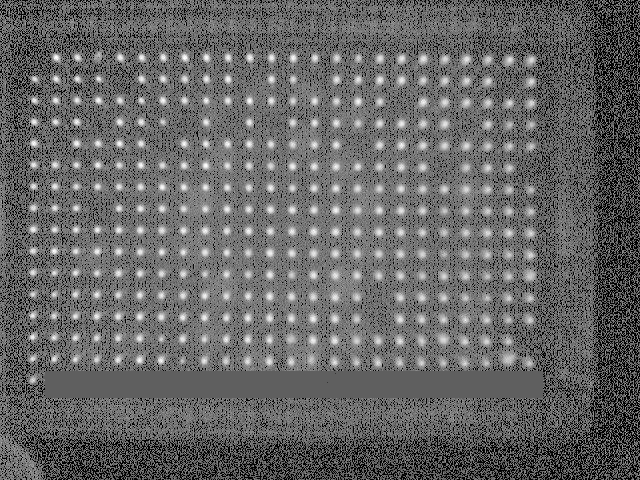
#> input picture tests/test_plate_onerow.png, 640 x 480 px; its folder holds only this picture in this run
$ python -i segment_multiwell_plate.py   (imports and definitions only)
#> lines starting #> are read from the running program, lines starting #| are printed output that depends on the picture
import functools
import itertools
import logging
from typing import Type

import numpy as np
import scipy
from scipy import ndimage
from skimage import feature, filters

logger = logging.getLogger(__name__)


def segment_multiwell_plate(image: np.array,
                            resampling_order: int = 1,
                            subcell_resolution: int = None,
                            blob_log_kwargs: dict = None,
                            peak_finder_kwargs: dict = None,
                            output_full: bool = False):
    """Split an image of a multiwell plate into array of sub-images of each well

    Note: we assume that the image axes align with the well grid axes.

    Example with all possible args:

    img_array = segment_multiwell_plate(
      image,
      resampling_order=1,
      subcell_resolution=20,
      blob_log_kwargs=dict(min_sigma=1, max_sigma=6, num_sigma=7, threshold=0.05, overlap=0.0, exclude_border=1),
      peak_finder_kwargs=dict(peak_prominence=0.2, width=2, filter_threshold=0.2))

    :param image: 2D or 3D image of a multiwell plate
    :param resampling_order: order of interpolation used when resampling the image to each well
    :param subcell_resolution: resolution of the resampled image of each well. If None, this is chosen automatically.
    :param blob_log_kwargs: kwargs passed to skimage.feature.blob_log
    :param peak_finder_kwargs: kwargs passed to _generate_grid_crop_coordinates
    :param output_full: if True, return the full output of the segmentation algorithm, including well coordinates and
    grid crop coordinates
    :return: array of sub-images of each well, or tuple of (img_array, well_coords, i_vals, j_vals) if output_full=True
    """
    if blob_log_kwargs is None:
        blob_log_kwargs = {}

    image = correct_rotations(image, well_coords=find_well_centres(image, **blob_log_kwargs))

    # Re-locate well coords after rotation correction
    well_coords = find_well_centres(image, **blob_log_kwargs)

    if peak_finder_kwargs is None:
        peak_finder_kwargs = {}

    i_vals, j_vals = _generate_grid_crop_coordinates(image, well_coords, **peak_finder_kwargs)

    img_array = _grid_crop(image, i_vals, j_vals, subcell_resolution, resampling_order)

    if not output_full:
        return img_array
    else:
        return img_array, well_coords, i_vals, j_vals


def find_well_centres(image: np.array,
                      min_sigma=2,
                      max_sigma=5,
                      num_sigma=4,
                      threshold=0.2,
                      overlap=0.0,
                      exclude_border=1
                      ) -> np.array:
    """Use laplacian of gaussian method to find coordinates centred over each well.

    If a 3D image is given, it is averaged over axis 0 before locating wells.
    """
    if len(image.shape) == 2:
        image_2d = filters.gaussian(image, sigma=1, channel_axis=None)
    elif len(image.shape) == 3:
        image = filters.gaussian(image, sigma=1, channel_axis=0)
        image_2d = np.mean(image, axis=0)
    else:
        raise ValueError("Image must be 2D or 3D with shape (channels, height, width)")

    well_coords = _find_well_centres_2d(image_2d, min_sigma, max_sigma, num_sigma, threshold, overlap, exclude_border)

    return well_coords


def correct_rotations(image: np.array, well_coords: np.array, return_theta: bool = False):
    """Automatically rotate the image so that it is parallel to the coordinate axes.

    Algorithm:
        Find smallest rotation angle such that the Manhattan distance metric between neighbouring points is minimised.
        We assume that a rotation of +- pi/4 is sufficient to correct the rotation. If the image has mistakenly
        been rotated by more than this, this algorithm will converge to an unexpected orientation (e.g. vertically
        rather than horizontally). This optimisation method is sensitive to the scale of the coordinates, so we
        rescale the well coords to unit length during the algorithm.

    Returns:
        - rotated image so that well grid is axis-aligned
    """
    assert len(image.shape) == 2
    assert len(well_coords.shape) == 2
    assert well_coords.shape[1] == 2

    def cost(rotation_angle) -> float:
        """Cost function to be minimised: find the rotation angle which minimises the L1 distance between neighbours
        """
        if isinstance(rotation_angle, np.ndarray):
            rotation_angle = rotation_angle[0]

        assert -np.pi <= rotation_angle <= np.pi

        rotation_matrix = np.array([[np.cos(rotation_angle), -np.sin(rotation_angle)],
                                    [np.sin(rotation_angle), np.cos(rotation_angle)]])
        rotated_coords = well_coords @ rotation_matrix.T

        cost = _average_d_min(rotated_coords)

        return cost

    # Note - the minimiser is invariant to translations, and I haven't observed that rescaling the points is important either
    # since the tolerance is defined in terms of theta, in radians.

    result = scipy.optimize.minimize_scalar(cost, bounds=(-np.pi / 4, np.pi / 4), method='bounded', tol=1e-3)
    theta = result.x

    # Because inside the cost function we are rotating well coords by applying a rotation matrix, the cost function
    # should be pretty convex, so this global optimiser does not help. The point at which we may want to consider
    # a global optimiser is where we calculate the cell centres. Could we introduce noise here, and then repeat the
    # optimisation for different well coordinates?
    #result = scipy.optimize.basinhopping(cost, x0=[0,], niter=10, stepsize=0.01, T=0.1)
    #theta = result.x[0]

    logger.debug(f"Correcting rotation by {np.rad2deg(theta):.2f} degrees")

    rotated_image = ndimage.rotate(image, np.rad2deg(theta), mode='nearest', reshape=False)

    if return_theta:
        return rotated_image, theta
    else:
        return rotated_image


def _average_d_min(X: np.array) -> float:
    """Compute the min Manhattan distance, averaged across all entries of X
    """
    assert X.shape[1] == 2, X.shape
    assert len(X.shape) == 2

    # Compute all pairwise manhattan distances: dists[i, j] = || x_i - x_j ||_1
    diffs = X[:, :, None] - X.T[None, :, :]
    dists = np.sum(np.abs(diffs), axis=1)

    # Now for each column, find the min value, excepting the diagonal
    inf_diags = np.diag(np.full(len(dists), fill_value=np.inf))
    dists = dists + inf_diags
    min_dists = np.min(dists, axis=0)

    mean_min_dist = np.mean(min_dists)

    return mean_min_dist


def _find_well_centres_2d(image_2d: np.array,
                          min_sigma,
                          max_sigma,
                          num_sigma,
                          threshold,
                          overlap,
                          exclude_border
                          ) -> np.array:
    """Use laplacian of gaussian method to find coordinates centred over each well
    """
    assert len(image_2d.shape) == 2

    image_2d = image_2d / image_2d.max()  # Normalise to [0,1]

    well_coords = feature.blob_log(image_2d,
                                   min_sigma=min_sigma,
                                   max_sigma=max_sigma,
                                   num_sigma=num_sigma,
                                   threshold=threshold,
                                   overlap=overlap,
                                   exclude_border=exclude_border)

    well_coords = list(map(lambda x: x[:2], well_coords))  # Discard sigmas of blobs
    return np.array(well_coords)


def _generate_grid_crop_coordinates(image: np.array,
                                    well_coords: list[np.array],
                                    peak_prominence: float = 0.2,
                                    width: int = 2,
                                    filter_threshold: float = 0.2,
                                    ) -> tuple[np.array, np.array]:
    """Automatically find the grid of wells in the image stack

    :returns: Arrays of the cell edge coordinates in each dimension
    """
    # TODO: we assume that image axes align with well grid axes here
    peaks_i, peaks_j = _find_histogram_peaks(well_coords,
                                             image_shape=(image.shape[-2], image.shape[-1]),
                                             prominence=peak_prominence,
                                             width=width)

    peaks_i, median_di = _filter_spurious_peaks(peaks_i, threshold=filter_threshold)
    peaks_j, median_dj = _filter_spurious_peaks(peaks_j, threshold=filter_threshold)

    num_rows = len(peaks_i)
    num_cols = len(peaks_j)

    logger.debug(f"Found num_rows={num_rows} and num_cols={num_cols} of wells in image")

    # Find the grid start coord and dx through a linear least squares problem
    i0, di = _fit_grid_parameters(peaks_i)
    j0, dj = _fit_grid_parameters(peaks_j)

    logger.debug(f"Optimal grid params found: i0={i0}, di={di}, j0={j0}, dj={dj}")

    # Assume that wells are equally spaced in both dimensions
    if abs(di - dj) / di > 0.1:
        logger.warning(f"Unequal well spacing found. di={di:.2f}, dj={dj:.2f}")

    # Convert to cell edges and return
    i_vals = _find_cell_edges(i0, di, num_rows)
    j_vals = _find_cell_edges(j0, dj, num_cols)

    return i_vals, j_vals


def _filter_spurious_peaks(peaks: list, threshold=0.2) -> tuple[list, float]:
    """Detect and remove false positive wells, using assumption of a regular grid
    """
    if not peaks:
        return peaks

    intervals = np.diff(peaks)

    median_interval = np.median(intervals)  # We use this as our estimate of grid spacing, robust to outliers

    relative_differences = np.abs((intervals - median_interval) / median_interval)

    # True where the interval is anomalous - probably not a true peak of the grid
    outliers = relative_differences > threshold

    # We pad so that outliers on either end are found
    outliers = np.pad(outliers, pad_width=1, mode="constant", constant_values=True)

    # Find pairs of "True" values
    fn = lambda x: x[0] & x[1]
    outliers = list(map(fn, itertools.pairwise(outliers)))

    outlier_inds = np.where(outliers)[0]

    filtered_time_points = list(np.delete(peaks, outlier_inds))

    return filtered_time_points, median_interval


def _find_histogram_peaks(well_coords: list[np.array],
                          image_shape: tuple[int, int],
                          prominence: float,
                          width: int,
                          ) -> tuple[list, list]:
    """Count the number of peaks on the histogram of well centre coordinates, in order to find cell centres on each axis
    """
    def find_n_one_axis(coords, n) -> list:
        # Find the well coordinates along one axis by finding peaks in the histogram
        hist, _ = np.histogram(coords, range=(0, n), bins=n)
        smoothed_hist = ndimage.gaussian_filter1d(hist.astype(np.float32), 1)
        peaks, _ = scipy.signal.find_peaks(smoothed_hist / smoothed_hist.max(), prominence=prominence, width=width)
        return list(peaks)

    i_coords = [x[0] for x in well_coords]
    j_coords = [x[1] for x in well_coords]
    peaks_i = find_n_one_axis(i_coords, image_shape[0])
    peaks_j = find_n_one_axis(j_coords, image_shape[1])

    return peaks_i, peaks_j


def _find_cell_edges(x0: float, dx: float, nx: int) -> np.array:
    """Given grid parameters, find coords of grid cell edges
    """
    return np.linspace(x0 - dx / 2, x0 + (nx - 0.5) * dx, nx + 1)


def _fit_grid_parameters(peaks: np.array) -> tuple[float, float]:
    """Linear least squares solver to find grid start coordinate and increment, fitted to the well centres.

    This function is fitting a regular grid to the irregular cell centre points found previously.

    :returns: tuple of (grid start coordinate, grid cell width)
    """
    @functools.lru_cache
    def compute_qr(N):
        # Use lru_cache so we don't needlessly recompute the QR decomposition
        A = np.ones((N, 2), dtype=np.float32)
        A[:, 1] = range(N)
        Q, R = np.linalg.qr(A)
        return Q, R

    # Least squares solution to Ax=b -> QRx=b -> x=R^(-1)Q^(T)b
    peaks = np.array(peaks)
    N = len(peaks)

    assert N > 0

    Q, R = compute_qr(N)
    b = Q.T @ peaks
    x = scipy.linalg.solve_triangular(R, b, check_finite=False)

    # x[0] is grid start coord, x[1] is grid cell width
    return x[0], x[1]


# [14 lines of commented-out code are left out]


def _resample_2d_image(image_2d, iv, jv, subcell_resolution, order):
    subcell_img = ndimage.map_coordinates(image_2d, [iv.ravel(), jv.ravel()], order=order)
    subcell_img = subcell_img.reshape((subcell_resolution, subcell_resolution))
    return subcell_img


def _grid_crop(image: np.array,
               i_vals: np.array,
               j_vals: np.array,
               subcell_resolution: int,
               resampling_order: int,
               ) -> np.array:
    """Crop and resample the image to each well
    """

    logger.debug("Starting grid_crop...")

    for i, i_next in itertools.pairwise(i_vals):
        assert abs(i_next - i - i_vals[1] + i_vals[0]) < np.finfo(np.float32).eps, "Unequal height of grid cells"
    for j, j_next in itertools.pairwise(j_vals):
        assert abs(j_next - j - j_vals[1] + j_vals[0]) < np.finfo(np.float32).eps, "Unequal width of grid cells"

    img_shape = image.shape
    grid_shape = (len(i_vals), len(j_vals))

    if subcell_resolution is None:
        dx = j_vals[1] - j_vals[0]
        dy = i_vals[1] - i_vals[0]
        subcell_resolution = int(0.5 * (dx + dy))
        logger.debug(f"Automatically setting subcell_resolution to {subcell_resolution}")

    # Prepare storage for resampled well images
    if len(img_shape) == 3:
        img_array = np.zeros(shape=(grid_shape[0] - 1, grid_shape[1] - 1, img_shape[0], subcell_resolution, subcell_resolution),
                          dtype=np.float32)
    else:
        img_array = np.zeros(shape=(grid_shape[0] - 1, grid_shape[1] - 1, subcell_resolution, subcell_resolution),
                          dtype=np.float32)
        image = [image]  # So we can seamlessly use map() below

    for i, j in itertools.product(range(grid_shape[0] - 1), range(grid_shape[1] - 1)):
        # We want to resample a subcell_res x subcell_res image from the cell centred over well (i,j)
        i_start, i_end, j_start, j_end = i_vals[i], i_vals[i+1], j_vals[j], j_vals[j+1]

        # These are the coordinates in image space which we want to resample from original image, for sub-image i,j
        iv, jv = np.meshgrid(np.linspace(i_start, i_end, subcell_resolution, dtype=np.float32),
                             np.linspace(j_start, j_end, subcell_resolution, dtype=np.float32),
                             indexing="ij")

        resample_fn = functools.partial(_resample_2d_image, iv=iv, jv=jv, subcell_resolution=subcell_resolution, order=resampling_order)

        # Can be parallelised - speeds up 3rd order but slows down 1st order due to overhead
        #if USE_MULTIPROCESSING:
        #    with multiprocessing.Pool(multiprocessing.cpu_count() // 2) as p:
        #        subcell_images = list(p.starmap(_resample_2d_image, resample_args))

        subcell_images = list(map(resample_fn, image))

        img_array[i, j] = np.squeeze(np.array(subcell_images))  # Squeeze used to reduce dimensionality if input is 2D

    return img_array

>>> import cv2
>>> picture = cv2.imread('../tests/test_plate_onerow.png', cv2.IMREAD_GRAYSCALE)
#> picture is the input picture: shape (480, 640); min 0, max 255, mean 101.9
>>> result = segment_multiwell_plate(picture)
#> in find_well_centres, `image_2d = filters.gaussian(image, sigma=1, channel_axis=None)`:
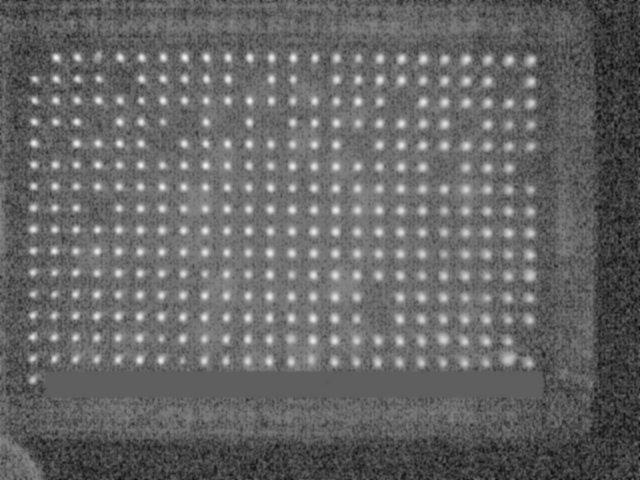
#> image_2d: shape (480, 640) float64; min 0.0423, max 0.949, mean 0.4
#> in _find_well_centres_2d, `well_coords = feature.blob_log(image_2d, min_sigma=min_sigma, max_sigm..`: well_coords = 304 rows, first 8: [57, 56, 3], [143, 34, 3], [57, 184, 3], [57, 120, 3], [143, 76, 3], [57, 206, 3], [57, 141, 3], [121, 34, 3]
#> in _find_well_centres_2d, `well_coords = list(map(lambda x: x[:2], well_coords))`: well_coords = 304 pairs, first value 57 to 380, second value 32 to 531
#> in cost, `rotation_matrix = np.array([[np.cos(rotation_angle), -np.sin(rotation_..`: rotation_matrix = [[0.983, 0.184], [-0.184, 0.983]]
#> in cost, `rotated_coords = well_coords @ rotation_matrix.T`: rotated_coords = 304 pairs, first value 66.35 to 453.1, second value -38.6 to 510.8
#> in _average_d_min, `dists = np.sum(np.abs(diffs), axis=1)`:
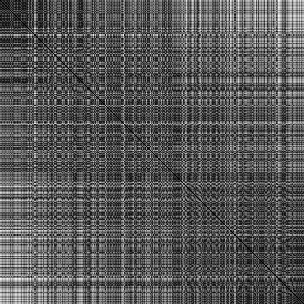
#> dists: shape (304, 304) float64; min 0, max 802.6, mean 276.3; drawn with min black and max white
#> in _average_d_min, `min_dists = np.min(dists, axis=0)`: min_dists = 304 values, max 26.48 at index 260, min 23.34 at index 186, mean 24.75
#> in _average_d_min, `mean_min_dist = np.mean(min_dists)`: mean_min_dist = 24.75
#> in _average_d_min (call 2), `dists = np.sum(np.abs(diffs), axis=1)`:
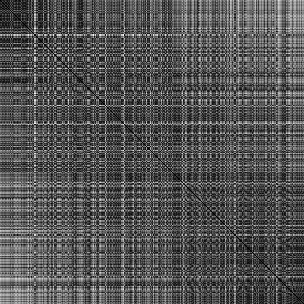
#> dists: shape (304, 304) float64; min 0, max 838, mean 278; drawn with min black and max white
#> in _average_d_min (call 2), `min_dists = np.min(dists, axis=0)`: min_dists = 304 values, max 25.68 at index 52, min 20.95 at index 238, mean 24.49
#> (the rest of the program and of its run is left out)
